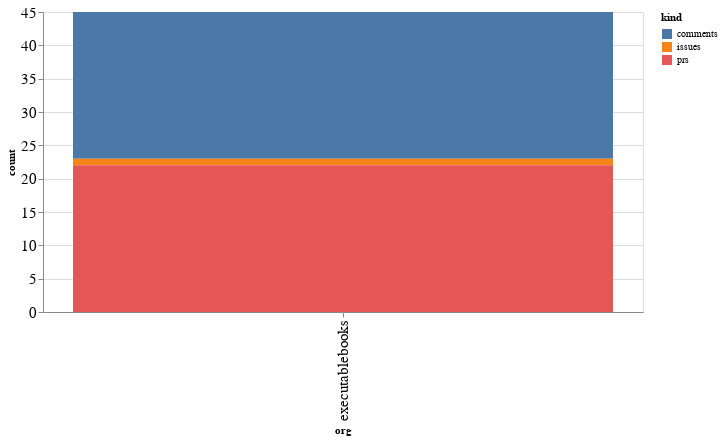

Notebook source saved alongside this figure:
### Code cell
alt.Chart(org_summaries, width=600).mark_bar().encode(
    x='org',
    y='count',
    color='kind',
    tooltip="org"
)

### Figure 1 — Vega-Lite specification as saved in the notebook (floating-point values rounded to 4 significant figures)
{"config": {"axisLeft": {"labelFontSize": 15}, "axisBottom": {"labelFontSize": 15}}, "data": {"name": "data-6c6488902ee826a0d7de0b2392939812"}, "mark": "bar", "encoding": {"color": {"type": "nominal", "field": "kind"}, "tooltip": {"type": "nominal", "field": "org"}, "x": {"type": "nominal", "field": "org"}, "y": {"type": "quantitative", "field": "count"}}, "width": 600, "$schema": "https://vega.github.io/schema/vega-lite/v4.8.1.json", "datasets": {"data-6c6488902ee826a0d7de0b2392939812": [{"org": "executablebooks", "kind": "comments", "count": 22}, {"org": "executablebooks", "kind": "issues", "count": 1}, {"org": "executablebooks", "kind": "prs", "count": 22}]}}
